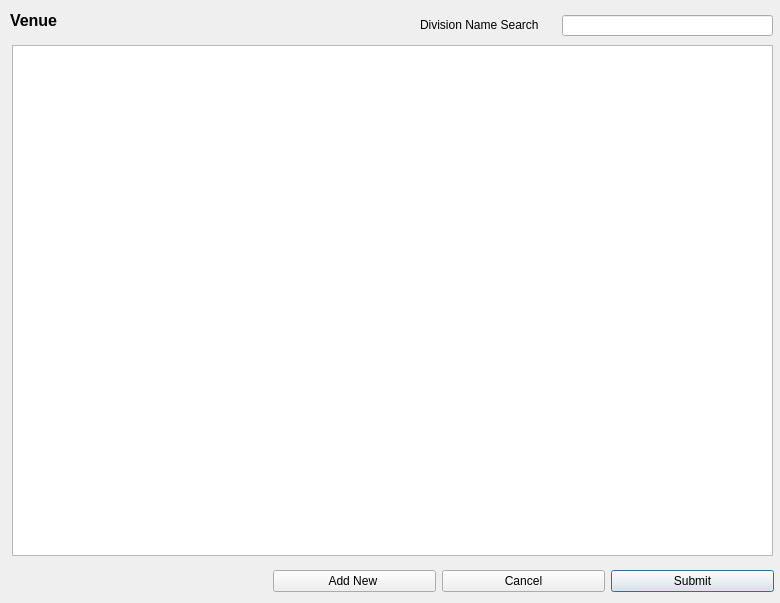
<?xml version="1.0" encoding="UTF-8"?>
<ui version="4.0">
 <class>VenueSelector</class>
 <widget class="QDialog" name="VenueSelector">
  <property name="geometry">
   <rect>
    <x>0</x>
    <y>0</y>
    <width>780</width>
    <height>603</height>
   </rect>
  </property>
  <property name="windowTitle">
   <string>Dialog</string>
  </property>
  <widget class="QTableView" name="searchTable">
   <property name="geometry">
    <rect>
     <x>12</x>
     <y>45</y>
     <width>761</width>
     <height>511</height>
    </rect>
   </property>
  </widget>
  <widget class="QLabel" name="label">
   <property name="geometry">
    <rect>
     <x>420</x>
     <y>15</y>
     <width>151</width>
     <height>20</height>
    </rect>
   </property>
   <property name="text">
    <string>Division Name Search</string>
   </property>
  </widget>
  <widget class="QWidget" name="layoutWidget">
   <property name="geometry">
    <rect>
     <x>273</x>
     <y>565</y>
     <width>501</width>
     <height>32</height>
    </rect>
   </property>
   <layout class="QHBoxLayout" name="horizontalLayout">
    <item>
     <widget class="QPushButton" name="pushButton">
      <property name="text">
       <string>Add New </string>
      </property>
     </widget>
    </item>
    <item>
     <widget class="QPushButton" name="cancel">
      <property name="text">
       <string>Cancel</string>
      </property>
     </widget>
    </item>
    <item>
     <widget class="QPushButton" name="submit">
      <property name="text">
       <string>Submit</string>
      </property>
      <property name="default">
       <bool>true</bool>
      </property>
     </widget>
    </item>
   </layout>
  </widget>
  <widget class="QLineEdit" name="searchText">
   <property name="geometry">
    <rect>
     <x>562</x>
     <y>15</y>
     <width>211</width>
     <height>21</height>
    </rect>
   </property>
  </widget>
  <widget class="QLabel" name="label_2">
   <property name="geometry">
    <rect>
     <x>10</x>
     <y>10</y>
     <width>191</width>
     <height>21</height>
    </rect>
   </property>
   <property name="font">
    <font>
     <pointsize>12</pointsize>
     <weight>75</weight>
     <bold>true</bold>
    </font>
   </property>
   <property name="text">
    <string>Venue</string>
   </property>
  </widget>
 </widget>
 <resources/>
 <connections/>
</ui>
